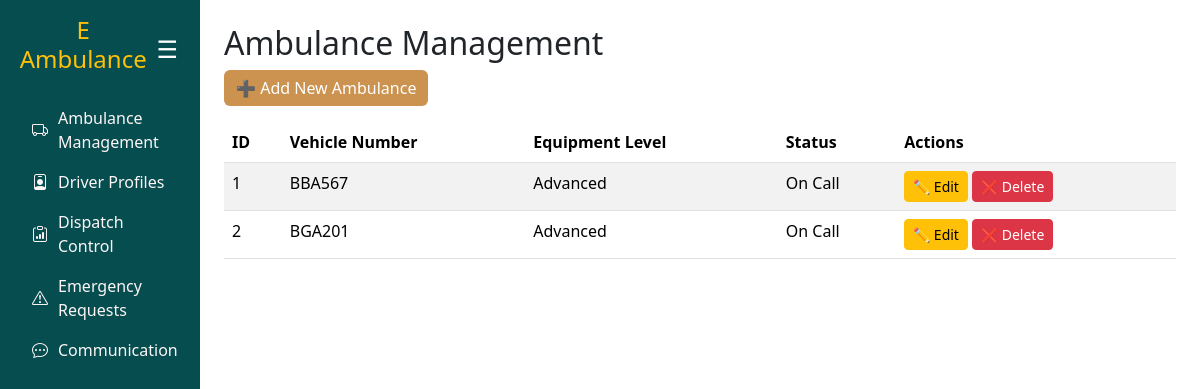
Page /ambulances/ on the earlier database version.
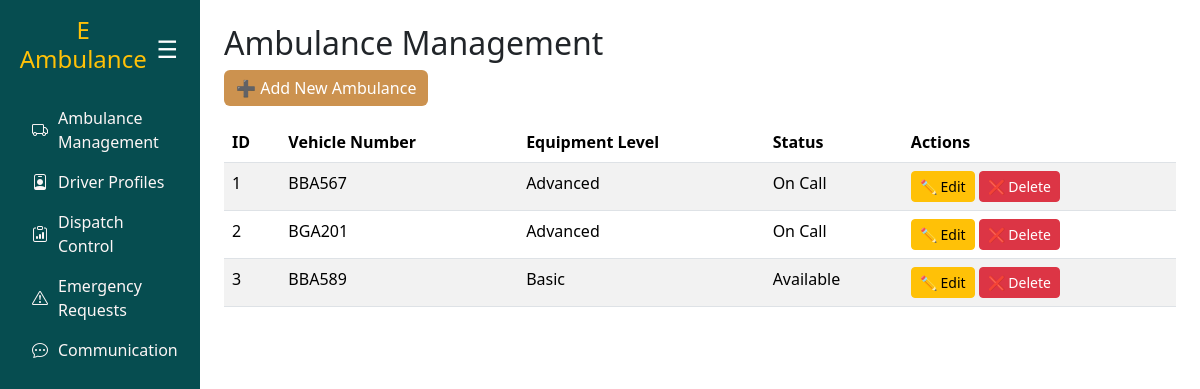
Same page on the later database version.
### ambulance/models.py (models this page shows, shortened)
class Ambulance(models.Model):
    AMBULANCE_STATUS = [
        ("available", "Available"),
        ("on_call", "On Call"),
        ("maintenance", "Maintenance"),
    ]
    EQUIPMENT_LEVELS = [
        ("basic", "Basic"),
        ("advanced", "Advanced"),
    ]
    ambulanceid = models.AutoField(primary_key=True)
    vehicle_number = models.CharField(max_length=50, unique=True)
    equipment_level = models.CharField(max_length=10, choices=EQUIPMENT_LEVELS)
    current_status = models.CharField(max_length=15, choices=AMBULANCE_STATUS, default="available")

### ambulance/views.py (the view)
# urls.py: path("ambulances/", views.ambulance_list, name="ambulance_list"),
def ambulance_list(request):
    ambulances = Ambulance.objects.all()
    return render(request, "ambulance_list.html", {"ambulances": ambulances})

### ambulance/templates/ambulance_list.html
{% extends "base.html" %}
{% block content %}
<h2>Ambulance Management</h2>
<a href="{% url 'ambulance_create' %}" class="btn btn-primary" style="background-color:#cc924f; color:white; border:none;">➕ Add New Ambulance</a>
<table class="table table-striped mt-3">
    <thead>
        <tr>
            <th>ID</th>
            <th>Vehicle Number</th>
            <th>Equipment Level</th>
            <th>Status</th>
            <th>Actions</th>
        </tr>
    </thead>
    <tbody>
        {% for ambulance in ambulances %}
        <tr>
            <td>{{ ambulance.ambulanceid }}</td>
            <td>{{ ambulance.vehicle_number }}</td>
            <td>{{ ambulance.get_equipment_level_display }}</td>
            <td>{{ ambulance.get_current_status_display }}</td>
            <td>
                <a href="{% url 'ambulance_update' ambulance.pk %}" class="btn btn-sm btn-warning">✏ Edit</a>
                <a href="{% url 'ambulance_delete' ambulance.pk %}" class="btn btn-sm btn-danger">❌ Delete</a>
            </td>
        </tr>
        {% empty %}
        <tr><td colspan="5">No ambulances available.</td></tr>
        {% endfor %}
    </tbody>
</table>
{% endblock %}

Differences in the rows shown:
added Ambulance: ambulanceid "3", vehicle_number "BBA589", equipment_level "Basic", current_status "Available"
